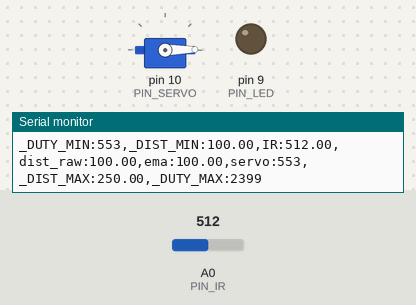
Bench run of a sketch on a simulated Arduino Uno, built with avr-gcc and run on an emulated ATmega328P. Shown: servo, output pins drawn as LEDs (lit = HIGH), the last lines printed to the serial monitor. The inputs (shaded band) are chosen by the test bench; at power-on: A0 (PIN_IR) = 512.

Above: at 1.2 s.
1.3 s: A0 (PIN_IR) set to 355
2.8 s: A0 (PIN_IR) set to 332
At 3.7 s:
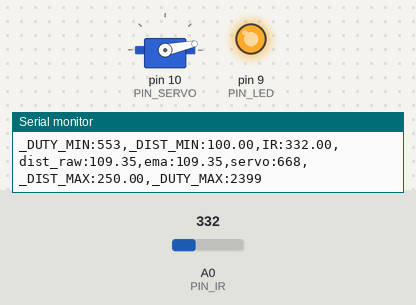
4.4 s: A0 (PIN_IR) set to 306
At 5.8 s:
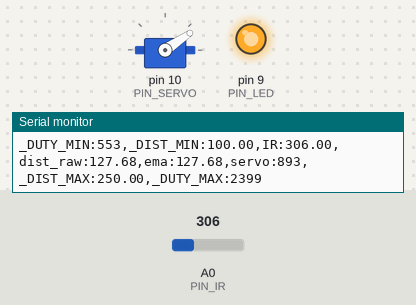
6.1 s: A0 (PIN_IR) set to 240
At 7.7 s:
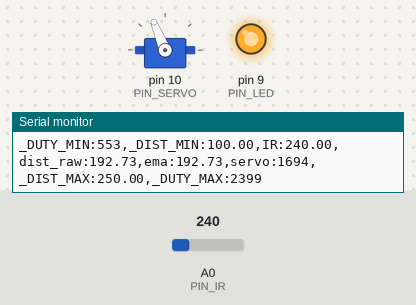
8.0 s: A0 (PIN_IR) set to 260
At 9.3 s:
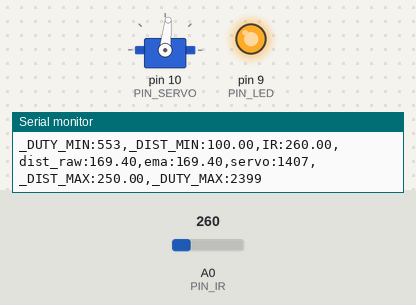
9.6 s: A0 (PIN_IR) set to 122
At 10.3 s:
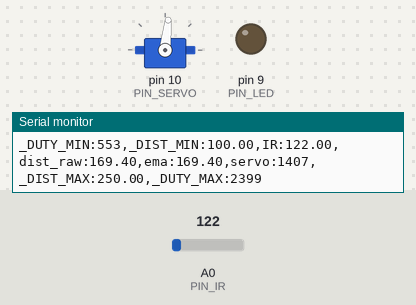
Timing chart, 0 to 12.1 s (numbered marks = the images above; inputs shaded):
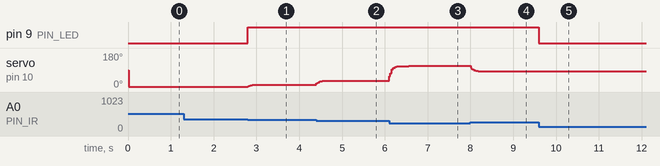

Measured:
- the behaviour switches between 348 and 347 on A0 (PIN_IR) (found by bisection; images 0 and 1)
- after the input at 2.8 s, pin 9 (PIN_LED): LOW → HIGH at once; servo on pin 10 (PIN_SERVO): 1° → 12° at once
- after the input at 4.4 s, servo on pin 10 (PIN_SERVO): 12° → 33° at once, → 34° 0.22 s later
- after the input at 6.1 s, servo on pin 10 (PIN_SERVO): moves from 34° to 112° over 0.46 s, starting at once
- after the input at 8.0 s, servo on pin 10 (PIN_SERVO): 112° → 84° at once
- after the input at 9.6 s, pin 9 (PIN_LED): HIGH → LOW at once

The sketch:

17_example_4.ino
```cpp
#include <Servo.h>

// Arduino pin assignment
#define PIN_IR    0        // IR sensor at Pin A0
#define PIN_LED   9
#define PIN_SERVO 10

#define _DUTY_MIN 553   // servo full clock-wise position (0 degree)
#define _DUTY_NEU 1476  // servo neutral position (90 degree)
#define _DUTY_MAX 2399  // servo full counter-clockwise position (180 degree)

#define _DIST_MIN  100.0   // minimum distance 100mm
#define _DIST_MAX  250.0   // maximum distance 250mm

#define EMA_ALPHA  0.3     // EMA filter weight (0 < alpha <= 1), tune for stable servo motion

#define LOOP_INTERVAL 20   // Loop Interval (unit: msec), must be >= 20

Servo myservo;
unsigned long last_loop_time;   // unit: msec

float dist_prev = _DIST_MIN;    // last valid (in-range) distance
float dist_ema  = _DIST_MIN;    // EMA filtered distance

void setup()
{
  pinMode(PIN_LED, OUTPUT);

  myservo.attach(PIN_SERVO);
  myservo.writeMicroseconds(_DUTY_NEU);

  Serial.begin(1000000);    // 1,000,000 bps (maximum speed)
}

void loop()
{
  unsigned long time_curr = millis();
  int duty;
  float a_value, dist_raw;

  // wait until next event time
  if (time_curr < (last_loop_time + LOOP_INTERVAL))
    return;
  last_loop_time += LOOP_INTERVAL;

  // read IR sensor and convert to distance (mm)
  a_value = analogRead(PIN_IR);
  dist_raw = ((6762.0 / (a_value - 9.0)) - 4.0) * 10.0 - 60.0;

  // range filter: keep previous value if out of range,
  // and turn on LED only if the distance is within 100mm ~ 250mm
  if (dist_raw < _DIST_MIN || dist_raw > _DIST_MAX) {
    dist_raw = dist_prev;
    digitalWrite(PIN_LED, LOW);
  } else {
    dist_prev = dist_raw;
    digitalWrite(PIN_LED, HIGH);
  }

  // EMA filter
  dist_ema = EMA_ALPHA * dist_raw + (1.0 - EMA_ALPHA) * dist_ema;

  // map() equivalent using float arithmetic
  // 100mm ~ 250mm  ->  _DUTY_MIN(0 deg) ~ _DUTY_MAX(180 deg)
  duty = (int)(_DUTY_MIN + (dist_ema - _DIST_MIN) * (_DUTY_MAX - _DUTY_MIN) / (_DIST_MAX - _DIST_MIN));

  myservo.writeMicroseconds(duty);

  // serial plotter format
  Serial.print("_DUTY_MIN:");  Serial.print(_DUTY_MIN);
  Serial.print(",_DIST_MIN:"); Serial.print(_DIST_MIN);
  Serial.print(",IR:");        Serial.print(a_value);
  Serial.print(",dist_raw:");  Serial.print(dist_raw);
  Serial.print(",ema:");       Serial.print(dist_ema);
  Serial.print(",servo:");     Serial.print(duty);
  Serial.print(",_DIST_MAX:"); Serial.print(_DIST_MAX);
  Serial.print(",_DUTY_MAX:"); Serial.print(_DUTY_MAX);
  Serial.println("");
}
```
